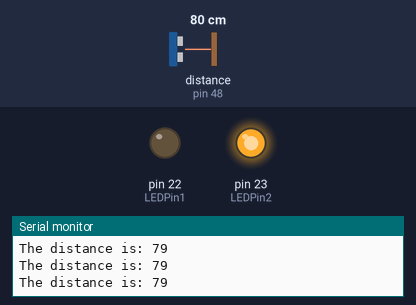
Bench run of a sketch on a simulated Arduino Mega 2560, built with avr-gcc and run on an emulated ATmega2560. On the bench: output pins drawn as LEDs (lit = HIGH), the last lines printed to the serial monitor. Wiring (inferred from the names in the program): ultrasonic range finder: trigger pin 49; echo pin 48. The inputs (shaded band) are chosen by the test bench; at power-on: distance to the obstacle (sensor on pin 48) 80 cm. The echo pulse lasts 58.3 µs per cm; pins used as bus, display or sensor lines are not drawn.

Above: at 1.2 s.
1.3 s: distance to the obstacle (sensor on pin 48) set to 17 cm
4.3 s: distance to the obstacle (sensor on pin 48) set to 13 cm
At 4.7 s:
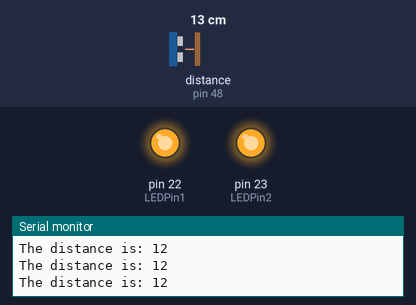
5.8 s: distance to the obstacle (sensor on pin 48) set to 8 cm
7.3 s: distance to the obstacle (sensor on pin 48) set to 5 cm
At 8.5 s:
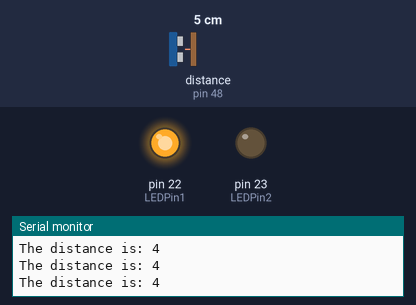
8.8 s: distance to the obstacle (sensor on pin 48) set to 9 cm
At 9.8 s:
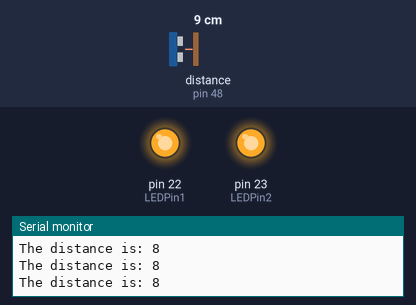
10.3 s: distance to the obstacle (sensor on pin 48) set to 2 cm
At 11.6 s:
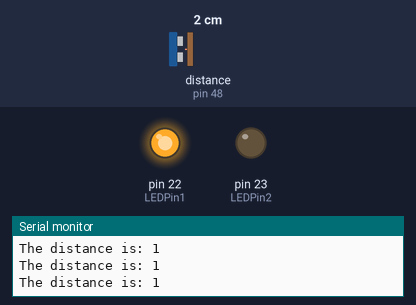
Timing chart, 0 to 12.8 s (numbered marks = the images above; inputs shaded):
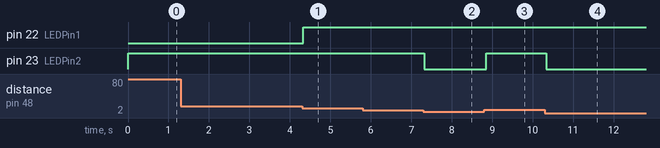

Measured:
- the behaviour switches between 16 and 15 cm on distance to the obstacle (sensor on pin 48) (found by bisection; images 0 and 1)
- the behaviour switches between 7 and 6 cm on distance to the obstacle (sensor on pin 48) (found by bisection; images 1 and 2)
- after the input at 4.3 s, pin 22 (LEDPin1): LOW → HIGH at once
- after the input at 7.3 s, pin 23 (LEDPin2): HIGH → LOW at once
- after the input at 8.8 s, pin 23 (LEDPin2): LOW → HIGH after 0.05 s
- after the input at 10.3 s, pin 23 (LEDPin2): HIGH → LOW at once

The sketch:

Ultrasonic.ino
```cpp
/*
 HC-SR04 Ping distance sensor:
 VCC to arduino 5v
 GND to arduino GND
 Echo to Arduino pin 7
 Trig to Arduino pin 8

 This sketch originates from Virtualmix: http://goo.gl/kJ8Gl
 Has been modified by Winkle ink here: http://winkleink.blogspot.com.au/2012/05/arduino-hc-sr04-ultrasonic-distance.html
 And modified further by ScottC here: http://arduinobasics.blogspot.com.au/2012/11/arduinobasics-hc-sr04-ultrasonic-sensor.html
 on 10 Nov 2012.
 */

#define echoPin 48 // Echo Pin
#define trigPin 49 // Trigger Pin

#define LEDPin1 22 // red LED for out of range
#define LEDPin2 23 // green LED for in range
const float distanceConstant = 58.2;

int maximumRange = 15; // Maximum range needed
int minimumRange = 5; // Minimum range needed
long duration, distance; // Duration used to calculate distance

void setup() {
  Serial.begin (9600);
  pinMode(trigPin, OUTPUT);
  pinMode(echoPin, INPUT);
  pinMode(LEDPin1, OUTPUT); // Use LED indicator (if required)
  pinMode(LEDPin2, OUTPUT); // Use LED indicator (if required)
}

void loop() {
  /* The following trigPin/echoPin cycle is used to determine the
   distance of the nearest object by bouncing soundwaves off of it. */
  digitalWrite(trigPin, LOW);
  delayMicroseconds(2);

  digitalWrite(trigPin, HIGH);
  delayMicroseconds(10);

  digitalWrite(trigPin, LOW);
  duration = pulseIn(echoPin, HIGH);

  //Calculate the distance (in cm) based on the speed of sound.
  distance = duration/distanceConstant;

  Serial.print("The distance is: ");
  if (distance <= minimumRange){
    /* Send a negative number to computer and Turn LED ON
     to indicate "out of range" */
    Serial.println(distance);
    digitalWrite(LEDPin1, HIGH);
    digitalWrite(LEDPin2, LOW);
  }
  else if (distance >= maximumRange){
    /* Send the distance to the computer using Serial protocol, and
     turn LED OFF to indicate successful reading. */
    Serial.println(distance);
    digitalWrite(LEDPin1, LOW);
    digitalWrite(LEDPin2, HIGH);
  }
  else
  {
    digitalWrite(LEDPin1, HIGH);
    digitalWrite(LEDPin2, HIGH);
    Serial.println(distance);
  }

  //Delay 50ms before next reading.
  delay(50);
}
```
